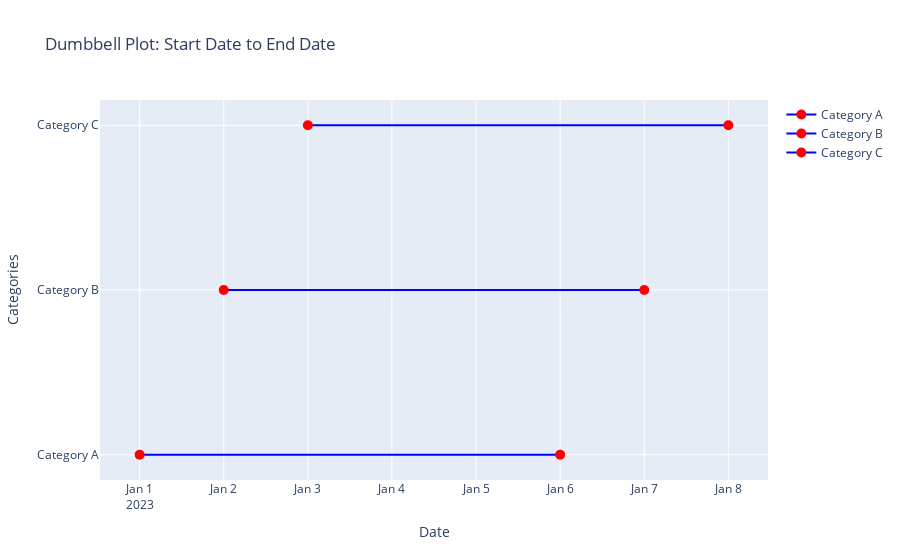

The notebook cell this image was saved under:
### Code cell
categories = ['Category A', 'Category B', 'Category C']
start_dates = ['2023-01-01', '2023-01-02', '2023-01-03']
end_dates = ['2023-01-06', '2023-01-07', '2023-01-08']

# Create the dumbbell plot
fig = go.Figure()

# Add lines connecting start and end dates horizontally for each category
for cat, start, end in zip(categories, start_dates, end_dates):
    fig.add_trace(go.Scatter(
        x=[start, end],
        y=[cat, cat],
        mode='lines+markers',
        line=dict(color='blue', width=2),
        marker=dict(color='red', size=10),
        text=[start, end],
        hoverinfo='x+text+y',
        name=cat
    ))

# Set axis labels and title
fig.update_layout(
    title='Dumbbell Plot: Start Date to End Date',
    xaxis_title='Date',
    yaxis_title='Categories',
)

# Show the plot
fig.show()

### Figure 1 — Plotly figure (JSON) as saved in the notebook; plotly's stock layout.template omitted (floating-point values rounded to 4 significant figures)
{"data": [{"hoverinfo": "x+text+y", "line": {"color": "blue", "width": 2}, "marker": {"color": "red", "size": 10}, "mode": "lines+markers", "name": "Category A", "text": ["2023-01-01", "2023-01-06"], "type": "scatter", "x": ["2023-01-01", "2023-01-06"], "y": ["Category A", "Category A"]}, {"hoverinfo": "x+text+y", "line": {"color": "blue", "width": 2}, "marker": {"color": "red", "size": 10}, "mode": "lines+markers", "name": "Category B", "text": ["2023-01-02", "2023-01-07"], "type": "scatter", "x": ["2023-01-02", "2023-01-07"], "y": ["Category B", "Category B"]}, {"hoverinfo": "x+text+y", "line": {"color": "blue", "width": 2}, "marker": {"color": "red", "size": 10}, "mode": "lines+markers", "name": "Category C", "text": ["2023-01-03", "2023-01-08"], "type": "scatter", "x": ["2023-01-03", "2023-01-08"], "y": ["Category C", "Category C"]}], "layout": {"title": {"text": "Dumbbell Plot: Start Date to End Date"}, "xaxis": {"title": {"text": "Date"}}, "yaxis": {"title": {"text": "Categories"}}}}
